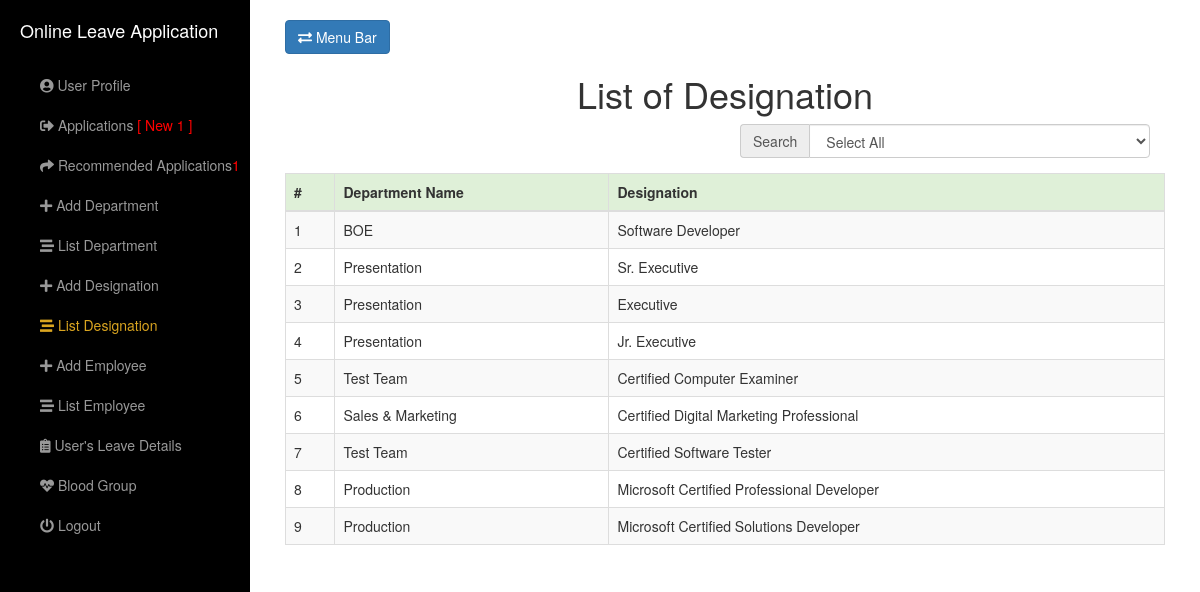
The app's page /view/ListDesignation.php (signed in) with its own data.
### tables this page shows
CREATE TABLE `employeedesignation` (
  `desiId` int(11) NOT NULL,
  `desiDptId` int(11) DEFAULT NULL,
  `desiDesignationName` varchar(100) DEFAULT NULL,
  `desiEmployeeCodeNumberWhoAddDesi` varchar(45) DEFAULT NULL
);

CREATE TABLE `employeedepartment` (
  `dptId` int(11) NOT NULL,
  `dptName` varchar(100) DEFAULT NULL,
  `dptEmployeeCodeNumberWhoAddDept` varchar(45) DEFAULT NULL
);

### model/DbOperationModel.php (called while the page is built, shortened)
<?php include("ConnectionModel.php"); ?>
<?php
	class DbOperation
	{
		function dbJoinSelect($columnsName,$tablesName,$conditions)
		{
			$objConnection = new Connection();
			$objConnection->dbConnection();
			$con = $objConnection->con;
			$result = mysqli_query($con, "SELECT ".$columnsName." FROM ".$tablesName." ON ".$conditions);
			return $result;
		}
		function dbSelectAll($columnsName,$tablesName,$conditions)
		{
			$objConnection = new Connection();
			$objConnection->dbConnection();
			$con = $objConnection->con;
			$result = mysqli_query($con, "SELECT ".$columnsName." FROM ".$tablesName." WHERE ".$conditions);
			return $result;
		}
		function getForRecomandationNumber()
		{
			$objDbOperation = new DbOperation();
			$columnsName = "COUNT(lIsRecomanded)";
			$tablesName = "employeeleaveapplicationdetails";
			$conditions = "lIsRecomanded = 0";
			$result = $objDbOperation->dbSelectAll($columnsName,$tablesName,$conditions);
			return $result;
		}
		function getRecomandationNumber()
		{
			$objDbOperation = new DbOperation();
			$columnsName = "COUNT(lIsRecomanded)";
			$tablesName = "employeeleaveapplicationdetails";
			$conditions = "lIsRecomanded = 1 AND lIsApproved = 0";
			$result = $objDbOperation->dbSelectAll($columnsName,$tablesName,$conditions);
			return $result;
		}
	}
?>

### model/ConnectionModel.php (called while the page is built, shortened)
<?php
	class Connection
	{
		function dbConnection()
		{
			$serverName = "localhost";
			$userName = "root";
			$password = "";
			$con = mysqli_connect($serverName, $userName, $password);
			mysqli_select_db($con, "onleavemg");
			$this->con=$con;
		}
	}
?>

### model/DesignationModel.php (called while the page is built, shortened)
<?php include("DbOperationModel.php");?>
<?php
	class Designation extends DbOperation
	{
		function getAllDesi()
		{
			$objDbOperation = new DbOperation();
			$columnsName = "employeedesignation.desiId,	employeedepartment.dptName, employeedesignation.desiDesignationName";
			$tablesName = "employeedepartment INNER JOIN employeedesignation";
			$conditions = "employeedepartment.dptId=employeedesignation.desiDptId";
			$result = $objDbOperation->dbJoinSelect($columnsName,$tablesName,$conditions);
			return $result;
		}
	}
?>

### view/ListDesignation.php (the view, shortened to what this page needs)
<?php include("../model/DesignationModel.php");
	if(isset($_SESSION['officeUserName']))
	{
		if ($_SESSION['empType'] == 2 || $_SESSION['empType'] == 1)
	{
?>
<!DOCTYPE html>
<html lang="en">
<head>
    <link href="../assets/bootstrap/css/bootstrap.min.css" rel="stylesheet">
	<link href="../assets/css/simple-sidebar.css" rel="stylesheet">
	<link rel="stylesheet" href="https://pro.fontawesome.com/releases/v5.10.0/css/all.css"/>
</head>
<body>
    <div id="wrapper">
        <div id="sidebar-wrapper">
            <ul class="sidebar-nav">
                <li class="sidebar-brand">
                    <a href="LeaveApplication.php">Online Leave Application</a>
                </li>
				<li>
                    <a href="UserProfile.php"><i class="fas fa-user-circle"></i> User Profile</a>
                </li>
					<?php
					$objLeaveApplication = new Designation();
					$result = $objLeaveApplication->getForRecomandationNumber();
					while($row = mysqli_fetch_array($result))
					{
					?>
                <li>
                    <a href="Applications.php"><i class="fas fa-sign-out-alt"></i> Applications <span style="color:red"><?php if($row['COUNT(lIsRecomanded)'] != 0){ ?>[ New <?php echo $row['COUNT(lIsRecomanded)']; ?> ]<?php } ?></span></a>
                </li>
					<?php
					}
					$objLeaveApplication = new Designation();
					$result = $objLeaveApplication->getRecomandationNumber();
					while($row = mysqli_fetch_array($result))
					{
					?>
				<li>
                    <a href="RecomandedApplications.php"><i class="fas fa-share"></i> Recommended Applications<span style="color:red"><?php if($row['COUNT(lIsRecomanded)'] != 0){ ?><?php echo $row['COUNT(lIsRecomanded)']; ?><?php } ?></span></a>
                </li>
					<?php
					}
					?>
                <li>
                    <a href="AddDepartment.php"><i class="fas fa-plus"></i> Add Department</a>
                </li>
                <li>
                    <a href="ListDepartment.php"><i class="fas fa-stream"></i> List Department</a>
                </li>
                <li>
                    <a href="AddDesignation.php"><i class="fas fa-plus"></i> Add Designation</a>
                </li>
				<li>
                    <a style="color:#DAA520;" href="ListDesignation.php"><i class="fas fa-stream"></i> List Designation</a>
                </li>
                <li>
                    <a href="AddEmployee.php"><i class="fas fa-plus"></i> Add Employee</a>
                </li>
				<li>
                    <a href="ListEmployee.php"><i class="fas fa-stream"></i> List Employee</a>
                </li>
				<li>
                    <a href="UsersLeaveDetails.php"><i class="fas fa-clipboard-list"></i> User's Leave Details</a>
                </li>
                <li>
                    <a href="ListOfUserBlood.php"><i class="fas fa-heartbeat"></i> Blood Group</a>
                </li>
                <li>
                    <a href="../controller/LogoutController.php"><i class="fas fa-power-off"></i> Logout</a>
                </li>
            </ul>
        </div>
        <div id="page-content-wrapper">
            <div class="container-fluid">
                <div class="row">
                    <div class="col-lg-12">
                        <a href="#menu-toggle" class="btn btn-primary" id="menu-toggle"><i class="fas fa-exchange-alt"></i> Menu Bar</a>
                        <h1 align="center">List of Designation</h1>
						<?php
							@$cat=$_GET['cat'];
							if(isset($cat) and strlen($cat) > 0)
							{
								$objEmployee = new Designation();
								$singleResult = $objEmployee->getSingleEmpDptInfo($cat);
							}
							else
							{
								$objDesignation = new Designation();
								$singleResult = $objDesignation->getAllDesi();
							}
						?>
						<form role="form" action="" method="" >
							<div class="col-lg-6 col-md-offset-6 form-group">
								<div class="input-group">
									<div class="input-group-addon">Search</div>
									<?php
									echo "<select class='form-control' name='cat' id='empDptName' onchange=\"reload(this.form)\"><option value=''>Select All</option>";
													?>
													<?php
									echo "</select>";
									?>
								</div>
							</div>
							<div class="form-group">
								<?php
								echo "<table class='table table-bordered table-hover table-striped' name='subcat'><thead><tr class='success'><th>#</th><th>Department Name</th><th>Designation</th></tr></thead><tbody>";
										while ($empResult = mysqli_fetch_array($singleResult))
										{
											?>
												<tr>
													<td><?php echo $empResult['desiId'] ?></td>
													<td><?php echo $empResult['dptName'] ?></td>
													<td><?php echo $empResult['desiDesignationName'] ?></td>
												</tr>
											<?php
										}
									echo "</tbody></table>";
								?>
							</div>
						</form>
                    </div>
                </div>
            </div>
        </div>
    </div>
</body>
</html>
<?php
	}
	else
	{
		header("Location:../view/LeaveApplication.php");
	}
	}
	else
	{
		header("Location:../");
	}
?>

### assets/css/simple-sidebar.css (style rules this page uses)
#wrapper { padding-left: 0; -webkit-transition: all 0.5s ease; -moz-transition: all 0.5s ease; -o-transition: all 0.5s ease; transition: all 0.5s ease; }
#sidebar-wrapper { z-index: 1000; position: fixed; left: 250px; width: 0; height: 100%; margin-left: -250px; overflow-y: auto; background: #000; -webkit-transition: all 0.5s ease; -moz-transition: all 0.5s ease; -o-transition: all 0.5s ease; transition: all 0.5s ease; }
#page-content-wrapper { width: 100%; position: absolute; padding: 15px; }
.sidebar-nav { position: absolute; top: 0; width: 250px; margin: 0; padding: 0; list-style: none; }
.sidebar-nav li { text-indent: 20px; line-height: 40px; }
.sidebar-nav li a { display: block; text-decoration: none; color: #999999; }
.sidebar-nav > .sidebar-brand { height: 65px; font-size: 18px; line-height: 60px; }
.sidebar-nav > .sidebar-brand a { color: #999999; }
@media (min-width:768px) { #wrapper { padding-left: 250px; } }
@media (min-width:768px) { #sidebar-wrapper { width: 250px; } }
@media (min-width:768px) { #page-content-wrapper { padding: 20px; position: relative; } }

### records on screen
employeedesignation: desiId "1", desiDptId.dptName "BOE", desiDesignationName "Software Developer"
employeedesignation: desiId "2", desiDptId.dptName "Presentation", desiDesignationName "Sr. Executive"
employeedesignation: desiId "3", desiDptId.dptName "Presentation", desiDesignationName "Executive"
employeedesignation: desiId "4", desiDptId.dptName "Presentation", desiDesignationName "Jr. Executive"
employeedesignation: desiId "5", desiDptId.dptName "Test Team", desiDesignationName "Certified Computer Examiner"
employeedesignation: desiId "6", desiDptId.dptName "Sales & Marketing", desiDesignationName "Certified Digital Marketing Professional"
employeedesignation: desiId "7", desiDptId.dptName "Test Team", desiDesignationName "Certified Software Tester"
employeedesignation: desiId "8", desiDptId.dptName "Production", desiDesignationName "Microsoft Certified Professional Developer"
employeedesignation: desiId "9", desiDptId.dptName "Production", desiDesignationName "Microsoft Certified Solutions Developer"

### other values on screen
$row['COUNT(lIsRecomanded)'] "1"
